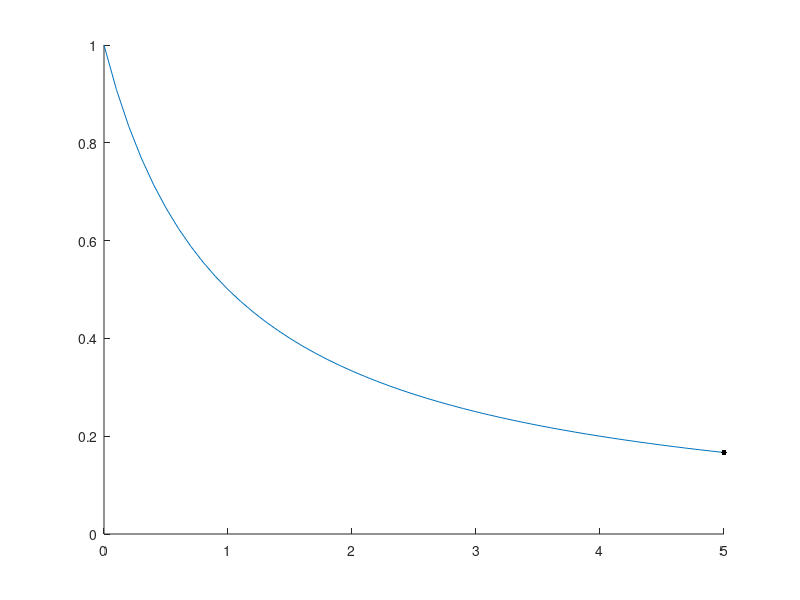

Write MATLAB code to recreate this figure.
% Questao 4.1 - Prova A da 204
% Lucas Vasconcelos Resende - 205B

%(1)
xfuncao = 0:0.1:5;
yfuncao = 1./(xfuncao+1);
%(2)
x1 = input('Digite o x1, sendo x1 > 0:  ');
x2 = input('Digite o x2, sendo x2 > x1:  ');
while(x2 < x1)
  x2 = input('Valor inváliudo, digite o x2, sendo x2 > x1: ');
end
y1 = 1/(x1+1);
y2 = 1/(x2+1);
%(3) / (4)
p1 = [x1,y1];
p2 = [x2,y2];
p3 = [x2, 0];
p4 = [x1, 0];
xpoligono = [p1(1), p2(1), p3(1), p4(1), p1(1)];
ypoligono = [p1(2), p2(2), p3(2), p4(2), p1(2)];
figure('Name',"Curvas e Areas")
hold on
fill(xpoligono, ypoligono, 'b');
plot(xfuncao, yfuncao);
plot(x1,y1, 'k', 'markersize', 13);
%colorir só area debaixo da linha
plot(x2,y2, 'k', 'markersize', 13);
xcurva = x1:0.1:x2;
ycurva = 1./(xcurva+1);
fill([p4(1), x1, xcurva, x2, p3(1)],[p4(2), y1, ycurva, y2, p3(2)], 'r')
%calculos
areatrap = (y1+y2)*(x2-x1)/2;
areasoblinha = log(x2+1)-log(x1+1);
areatudo = areatrap - areasoblinha;
printf("Area do trapezio: %f\n", areatrap);
printf("Area do sob a linha: %f\n", areasoblinha);
printf("Area do de tudo debaixo da linha: %f\n", areatudo);
